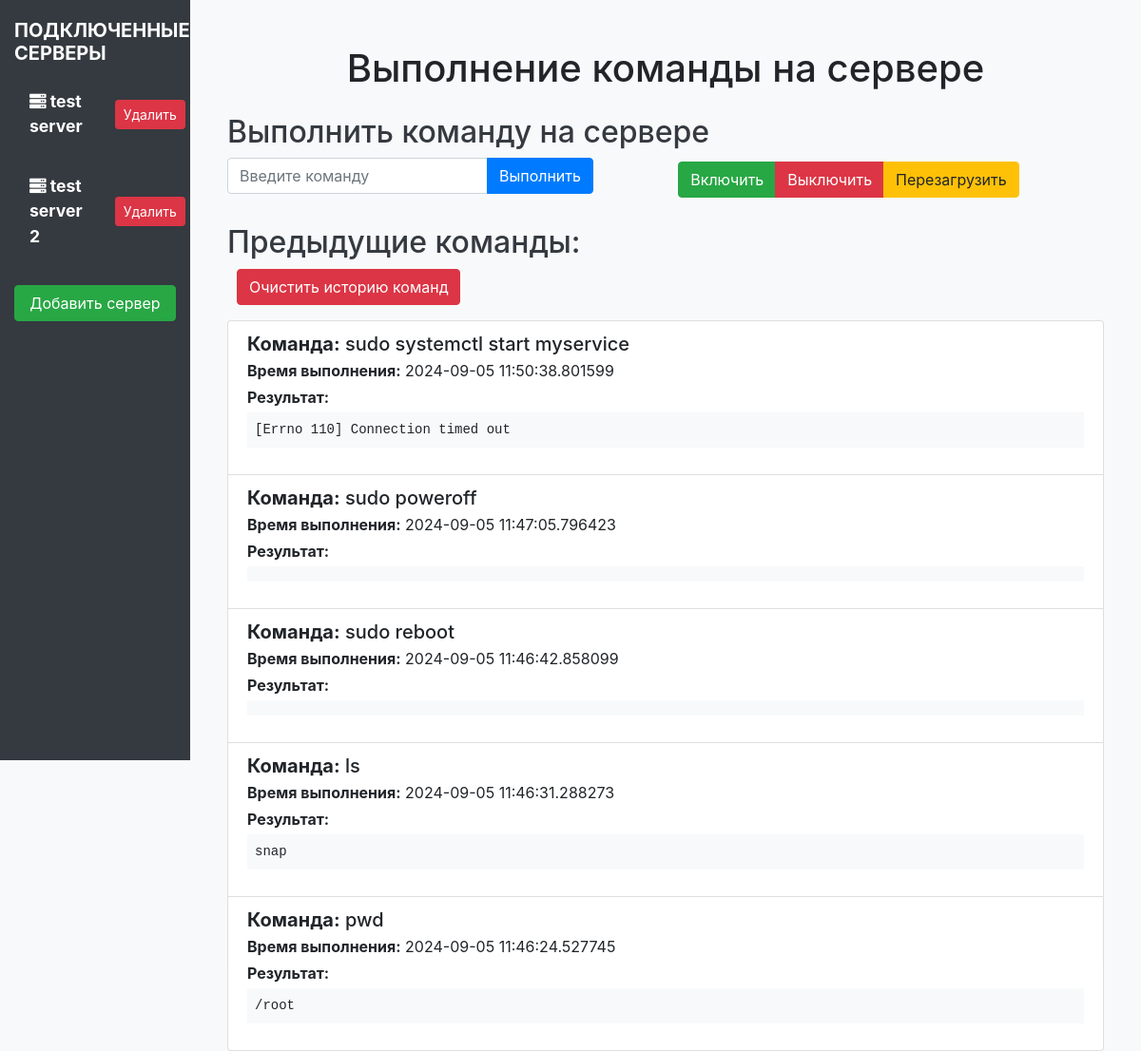
/execute/?server_id=2 (signed in), run on the app's committed database.
### models.py (models this page shows)
class Server(Base):
    __tablename__ = "servers"
    id = Column(Integer, primary_key=True, index=True)
    name = Column(String, index=True)
    ip = Column(String, unique=True)
    login = Column(String)
    password = Column(String)
    commands_results = relationship("CommandResult", back_populates="server")

class CommandResult(Base):
    __tablename__ = "command_results"
    id = Column(Integer, primary_key=True, index=True)
    command = Column(String, index=True)
    result = Column(String)
    timestamp = Column(DateTime)
    server_id = Column(Integer, ForeignKey('servers.id'))
    server = relationship("Server", back_populates="commands_results")

### main.py (the view)
@app.get("/execute/", response_class=HTMLResponse)
async def show_execute_command_page(request: Request, server_id: int, db: Session = Depends(get_db)):
    server = db.query(Server).filter(Server.id == server_id).first()
    if not server:
        raise HTTPException(status_code=404, detail="Server not found")
    commands_results = db.query(CommandResult).filter(CommandResult.server_id == server_id).all()
    return templates.TemplateResponse("index.html"  , {
        "request": request,
        "commands_results": commands_results,
        "servers": db.query(Server).all(),
        "current_server": server
    })

### templates/index.html (shortened to what this page needs)
<!DOCTYPE html>
<html lang="en">
<head>
    <link href="https://maxcdn.bootstrapcdn.com/bootstrap/4.5.2/css/bootstrap.min.css" rel="stylesheet">
    <link rel="stylesheet" href="https://cdnjs.cloudflare.com/ajax/libs/font-awesome/5.15.3/css/all.min.css">
</head>
<body>
<div class="d-flex">
    <nav class="col-md-2 d-none d-md-block sidebar">
        <div class="sidebar-sticky">
            <h5 class="sidebar-heading">Подключенные серверы</h5>
            <ul class="nav flex-column">
                {% for server in servers %}
                <li class="nav-item d-flex justify-content-between align-items-center">
                    <a class="nav-link" href="/execute/?server_id={{ server.id }}"
                       style="font-weight: bold; font-size: 1.1rem;">
                        <i class="fas fa-server"></i> {{ server.name }}
                    </a>
                    <form action="/delete_server/" method="post" class="ml-2">
                        <button type="submit" class="btn btn-danger btn-sm">Удалить</button>
                    </form>
                </li>
                {% endfor %}
            </ul>
            <button type="button" class="btn btn-success" data-toggle="modal" data-target="#addServerModal">
                Добавить сервер
            </button>
        </div>
    </nav>
    <main role="main" class="col-md-9 ml-sm-auto col-lg-10 px-4">
        <div class="container mt-5">
            <h1 class="text-center mb-4">Выполнение команды на сервере</h1>
            <h2>Выполнить команду на сервере</h2>
            {% if current_server %}
            <form action="/execute/" method="post" class="form-inline justify-content-center mb-4">
                <div class="input-group mb-2">
                    <input type="text" name="command" class="form-control" placeholder="Введите команду">
                    <div class="input-group-append">
                        <button type="submit" class="btn btn-primary">Выполнить</button>
                    </div>
                </div>
                <br>
                <div class="btn-group" role="group" aria-label="Basic example", style="margin: auto">
                    <button type="submit" name="command" value="sudo systemctl start myservice" class="btn btn-success">
                        Включить
                    </button>
                    <button type="submit" name="command" value="sudo poweroff" class="btn btn-danger">Выключить</button>
                    <button type="submit" name="command" value="sudo reboot" class="btn btn-warning">Перезагрузить
                    </button>
                </div>
            </form>
            <h2>Предыдущие команды:</h2>
            <form action="/clear-history/?server_id={{ current_server.id }}" method="post" style="display: inline;">
                <button type="submit" class="btn btn-danger mb-3">Очистить историю команд</button>
            </form>
            <div class="list-group">
                {% for item in current_server.commands_results|reverse %}
                <div class="list-group-item">
                    <h5 class="mb-1"><strong>Команда:</strong> {{ item.command }}</h5>
                    <p class="mb-1"><strong>Время выполнения:</strong> {{ item.timestamp }}</p>
                    <p class="mb-1"><strong>Результат:</strong></p>
                    <pre class="bg-light p-2">{{ item.result }}</pre>
                </div>
                {% endfor %}
            </div>
            {% else %}
            <p class="text-center">Пожалуйста, выберите сервер для выполнения команды.</p>
            {% endif %}
        </div>
    </main>
</div>
</body>
</html>

### templates/index.html (style rules this page uses)
body { overflow-x: hidden; background-color: #f8f9fa; }
.sidebar { background-color: #343a40; color: #ffffff; height: 100vh; padding-top: 20px; }
.sidebar a { color: #ffffff; transition: background-color 0.2s; }
.sidebar .btn-success { width: 100%; margin-top: 20px; }
.sidebar h5 { color: #ffffff; font-weight: bold; text-transform: uppercase; }
.nav-item { margin: 10px 0; }
.btn-danger { margin-left: 10px; }
h2 { color: #343a40; }

### data on the page
Server: name "test server"
Server: name "test server 2"
CommandResult: command "sudo systemctl start myservice", timestamp "2024-09-05 11:50:38.801599", result "[Errno 110] Connection timed out"
CommandResult: command "sudo poweroff", timestamp "2024-09-05 11:47:05.796423"
CommandResult: command "sudo reboot", timestamp "2024-09-05 11:46:42.858099"
CommandResult: command "ls", timestamp "2024-09-05 11:46:31.288273", result "snap"
CommandResult: command "pwd", timestamp "2024-09-05 11:46:24.527745", result "/root"
